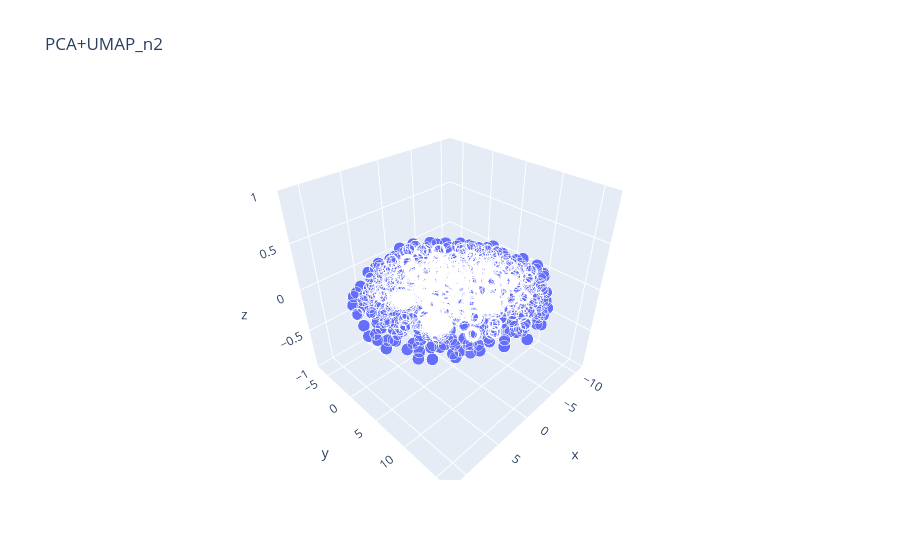

Here is the notebook cell this chart was saved with:
### Code cell
umap = up.UMAP(n_components=2, n_neighbors=2)
X_embedded_pca_umap = umap.fit_transform(X_pca)
plot_3D(X_embedded_pca_umap, title="PCA+UMAP_n2")

### Figure 1 — Plotly figure (JSON) as saved in the notebook; plotly's stock layout.template omitted (floating-point values rounded to 4 significant figures; data arrays with more than 128 entries replaced by an {"elided": "..."} marker saying what was removed)
{"data": [{"hovertemplate": "x=%{x}<br>y=%{y}<br>z=%{z}<br>size=%{marker.size}<extra></extra>", "legendgroup": "", "marker": {"color": "#636efa", "size": {"elided": "21000 int values"}, "sizemode": "area", "sizeref": 0.005, "symbol": "circle"}, "mode": "markers", "name": "", "scene": "scene", "showlegend": false, "type": "scatter3d", "x": {"elided": "21000 float values"}, "y": {"elided": "21000 float values"}, "z": {"elided": "21000 float values"}}], "layout": {"legend": {"itemsizing": "constant", "tracegroupgap": 0}, "scene": {"domain": {"x": [0, 1], "y": [0, 1]}, "xaxis": {"title": {"text": "x"}}, "yaxis": {"title": {"text": "y"}}, "zaxis": {"title": {"text": "z"}}}, "title": {"text": "PCA+UMAP_n2"}}}
